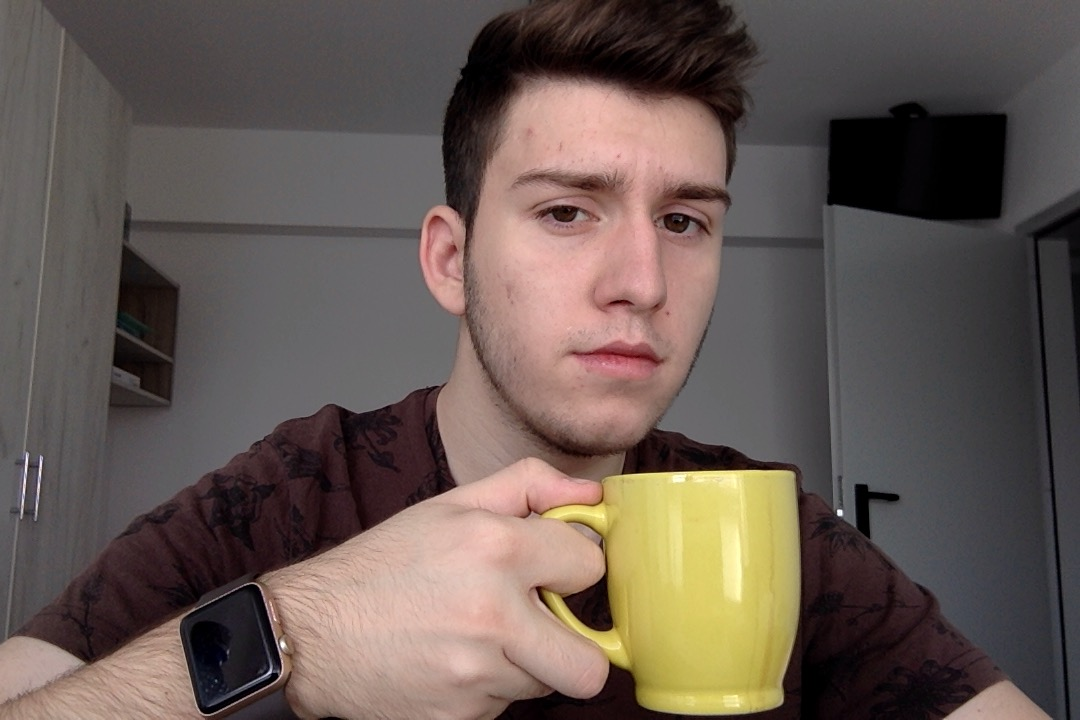
#> input picture eu.jpg, 1080 x 720 px
$ python main.py
#> lines starting #> are read from the running program, lines starting #| are printed output that depends on the picture
from PIL import Image


class PictureToAscii:

    def __init__(self, image_path):
#> called with image_path = 'eu.jpg'
            self.image_path = image_path

            try:
                # Check if the file exists
                self.image = Image.open(self.image_path).convert('L')
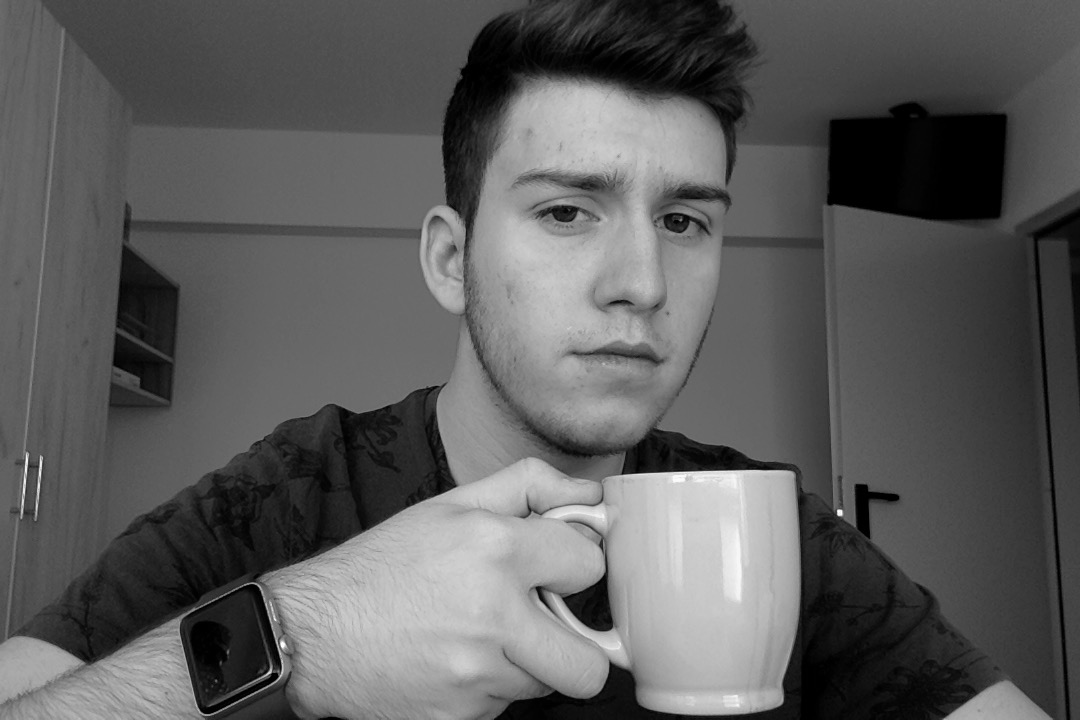
#> self.image: PIL image 1080x720 L; min 0, max 255, mean 92.5
                print("Photo loaded succesfully!")
            except FileNotFoundError:
                print("File not found!")

            self.convertToAscii()

    def convertToAscii(self):

        width, height = self.image.size
#> width = 1080; height = 720
        proportion = width/height
#> proportion = 1.5
        width, height = 100, int(100/proportion)
#> width = 100; height = 66
        # Keep the new image to the same proportions as the original
        newImage = self.image.resize((width, height))
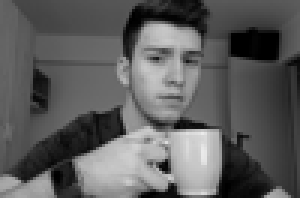
#> newImage: PIL image 100x66 L (shown 3 times larger); min 0, max 235, mean 92.5

        pictureData = [[i for i in range(0,width)] for j in range(0, height)]
        print(list(newImage.getdata()))
#> (printed output is left out)


convertor = PictureToAscii("eu.jpg")
